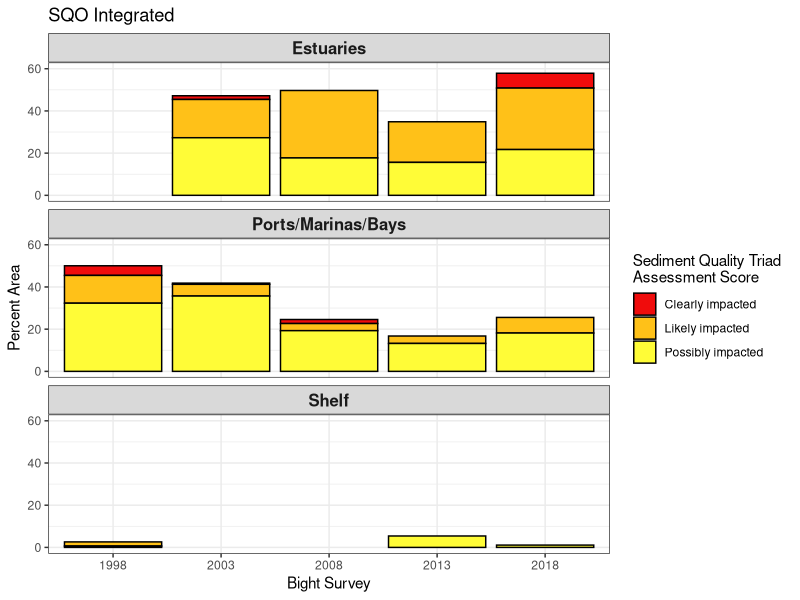
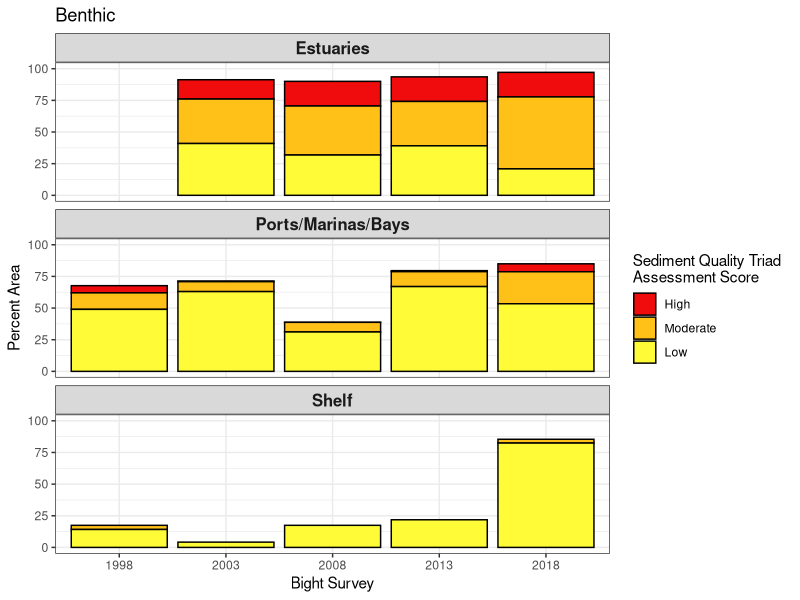
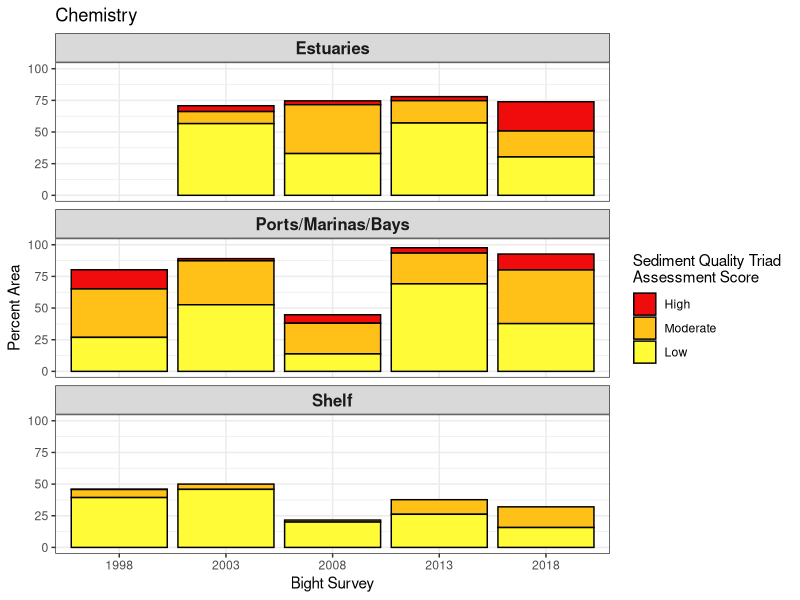
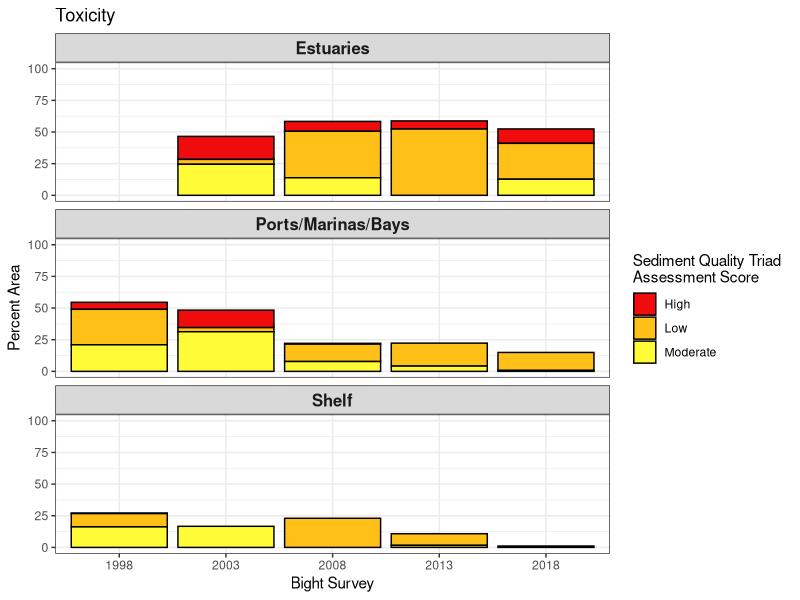

Reproduce these figures in R, in order.
library(tidyverse)

mloe_data <- read_csv("Bight_MLOE_98-18.csv", show_col_types = FALSE) %>%
    select(-"Strata") %>%
    pivot_wider(names_from = "LOE",
        values_from = c("Score", "Category")) %>%
    select("StationID",
        "Survey",
        "TrendStrata",
        "AreaWeight",
        "Category_Benthic",
        "Category_Chemistry",
        "Category_SQO Integrated",
        "Category_Toxicity") %>%
    rename(
        Benthic = Category_Benthic,
        Chemistry = Category_Chemistry,
        SQO_Integrated = "Category_SQO Integrated",
        Toxicity = Category_Toxicity) %>%
    filter(SQO_Integrated != "NA")


### Calculate the percent area for each strata
total_area_weight <- mloe_data %>%
    group_by(TrendStrata, Survey) %>%
    summarise(Total_Area_Weight = sum(AreaWeight)) %>%
    as_tibble()

mloe_data <- add_column(mloe_data, "Percent_Area_Weight" =
    rep(0, nrow(mloe_data)))

for (i in seq_len(nrow(mloe_data))) {
    total_area_weight_group <- total_area_weight %>%
        filter(TrendStrata == mloe_data[[i, "TrendStrata"]]) %>%
        filter(Survey == mloe_data[[i, "Survey"]])

    total_area_weight_group <- total_area_weight_group[[1, "Total_Area_Weight"]]

    mloe_data[i, "Percent_Area_Weight"] <- mloe_data[i, "AreaWeight"] /
        total_area_weight_group
}

### triad score plot
mloe_data_plot <- mloe_data %>%
    filter(TrendStrata == "Ports/Marinas/Bays" |
        TrendStrata == "Estuaries" |
        TrendStrata == "Shelf") %>%
    filter(SQO_Integrated == "Possibly impacted" |
        SQO_Integrated == "Likely impacted" |
        SQO_Integrated == "Clearly impacted") %>%
    mutate(Survey = as_factor(Survey)) %>%
    mutate(SQO_Integrated = factor(SQO_Integrated,
        levels = c("Clearly impacted",
            "Likely impacted",
            "Possibly impacted"))) %>%
    group_by(TrendStrata, SQO_Integrated, Survey) %>%
    summarise(Percent_Area = sum(Percent_Area_Weight) * 100)

ggplot(mloe_data_plot, aes(fill = SQO_Integrated,
        y = Percent_Area,
        x = Survey)) +
    geom_bar(position = "stack", stat = "identity", color = "black") +
    facet_wrap(vars(TrendStrata), ncol = 1) +
    ylim(0, 60) +
    scale_fill_manual(values = c("#f00c0c", "#ffc118", "#fffc37")) +
    xlab("Bight Survey") +
    ylab("Percent Area") +
    labs(fill = "Sediment Quality Triad \nAssessment Score") +
    ggtitle("SQO Integrated") +
    theme_bw() +
    theme(strip.text.x = element_text(size = 12, face = "bold"))


### benthic score plot
mloe_data_plot <- mloe_data %>%
    filter(TrendStrata == "Ports/Marinas/Bays" |
        TrendStrata == "Estuaries" |
        TrendStrata == "Shelf") %>%
    filter(Benthic == "High" |
        Benthic == "Moderate" |
        Benthic == "Low") %>%
    mutate(Survey = as_factor(Survey)) %>%
    mutate(Benthic = factor(Benthic,
        levels = c("High",
            "Moderate",
            "Low"))) %>%
    group_by(TrendStrata, Benthic, Survey) %>%
    summarise(Percent_Area = sum(Percent_Area_Weight) * 100)

ggplot(mloe_data_plot, aes(fill = Benthic,
        y = Percent_Area,
        x = Survey)) +
    geom_bar(position = "stack", stat = "identity", color = "black") +
    facet_wrap(vars(TrendStrata), ncol = 1) +
    ylim(0, 100) +
    scale_fill_manual(values = c("#f00c0c", "#ffc118", "#fffc37")) +
    xlab("Bight Survey") +
    ylab("Percent Area") +
    labs(fill = "Sediment Quality Triad \nAssessment Score") +
    ggtitle("Benthic") +
    theme_bw() +
    theme(strip.text.x = element_text(size = 12, face = "bold"))

### chemistry score plot
mloe_data_plot <- mloe_data %>%
    filter(TrendStrata == "Ports/Marinas/Bays" |
        TrendStrata == "Estuaries" |
        TrendStrata == "Shelf") %>%
    filter(Chemistry == "High" |
        Chemistry == "Moderate" |
        Chemistry == "Low") %>%
    mutate(Survey = as_factor(Survey)) %>%
    mutate(Chemistry = factor(Chemistry,
        levels = c("High",
            "Moderate",
            "Low"))) %>%
    group_by(TrendStrata, Chemistry, Survey) %>%
    summarise(Percent_Area = sum(Percent_Area_Weight) * 100)

ggplot(mloe_data_plot, aes(fill = Chemistry,
        y = Percent_Area,
        x = Survey)) +
    geom_bar(position = "stack", stat = "identity", color = "black") +
    facet_wrap(vars(TrendStrata), ncol = 1) +
    ylim(0, 100) +
    scale_fill_manual(values = c("#f00c0c", "#ffc118", "#fffc37")) +
    xlab("Bight Survey") +
    ylab("Percent Area") +
    labs(fill = "Sediment Quality Triad \nAssessment Score") +
    ggtitle("Chemistry") +
    theme_bw() +
    theme(strip.text.x = element_text(size = 12, face = "bold"))


### toxicity score plot
mloe_data_plot <- mloe_data %>%
    filter(TrendStrata == "Ports/Marinas/Bays" |
        TrendStrata == "Estuaries" |
        TrendStrata == "Shelf") %>%
    filter(Toxicity == "High" |
        Toxicity == "Moderate" |
        Toxicity == "Low") %>%
    mutate(Survey = as_factor(Survey)) %>%
    group_by(TrendStrata, Toxicity, Survey) %>%
    summarise(Percent_Area = sum(Percent_Area_Weight) * 100)

ggplot(mloe_data_plot, aes(fill = Toxicity,
        y = Percent_Area,
        x = Survey)) +
    geom_bar(position = "stack", stat = "identity", color = "black") +
    facet_wrap(vars(TrendStrata), ncol = 1) +
    ylim(0, 100) +
    scale_fill_manual(values = c("#f00c0c", "#ffc118", "#fffc37")) +
    xlab("Bight Survey") +
    ylab("Percent Area") +
    labs(fill = "Sediment Quality Triad \nAssessment Score") +
    ggtitle("Toxicity") +
    theme_bw() +
    theme(strip.text.x = element_text(size = 12, face = "bold"))
